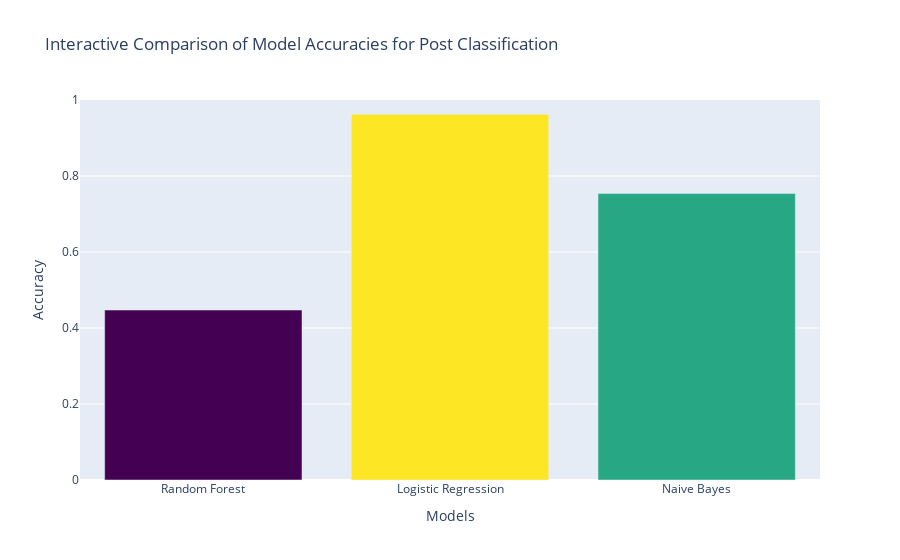

Write notebook code for a chart like this one.
### Markdown cell above
### Model Comparison

### Code cell
import plotly.express as px

# Model names and their accuracies
models = ['Random Forest', 'Logistic Regression', 'Naive Bayes']
accuracies = [0.4471981853314291, 0.9625677365568988, 0.7541796185835503]

# Creating the interactive bar plot with Plotly
fig = px.bar(
    x=models, 
    y=accuracies, 
    color=accuracies,
    color_continuous_scale=px.colors.sequential.Viridis,
    labels={'x': 'Models', 'y': 'Accuracy'},
    title='Interactive Comparison of Model Accuracies for Post Classification'
)

# Enhancing the plot
fig.update_layout(
    xaxis_title='Models',
    yaxis_title='Accuracy',
    yaxis=dict(range=[0, 1]),
    coloraxis_showscale=False
)

# Show the plot
fig.show()

### Figure 1 — Plotly figure (JSON) as saved in the notebook; plotly's stock layout.template omitted (floating-point values rounded to 4 significant figures)
{"data": [{"alignmentgroup": "True", "hovertemplate": "Models=%{x}<br>Accuracy=%{y}<br>color=%{marker.color}<extra></extra>", "legendgroup": "", "marker": {"color": [0.4472, 0.9626, 0.7542], "coloraxis": "coloraxis", "pattern": {"shape": ""}}, "name": "", "offsetgroup": "", "orientation": "v", "showlegend": false, "textposition": "auto", "type": "bar", "x": ["Random Forest", "Logistic Regression", "Naive Bayes"], "xaxis": "x", "y": [0.4472, 0.9626, 0.7542], "yaxis": "y"}], "layout": {"autosize": true, "barmode": "relative", "coloraxis": {"colorbar": {"title": {"text": "color"}}, "colorscale": [[0, "#440154"], [0.1111, "#482878"], [0.2222, "#3e4989"], [0.3333, "#31688e"], [0.4444, "#26828e"], [0.5556, "#1f9e89"], [0.6667, "#35b779"], [0.7778, "#6ece58"], [0.8889, "#b5de2b"], [1, "#fde725"]], "showscale": false}, "legend": {"tracegroupgap": 0}, "title": {"text": "Interactive Comparison of Model Accuracies for Post Classification"}, "xaxis": {"anchor": "y", "autorange": true, "domain": [0, 1], "range": [-0.5, 2.5], "title": {"text": "Models"}, "type": "category"}, "yaxis": {"anchor": "x", "domain": [0, 1], "range": [0, 1], "title": {"text": "Accuracy"}, "type": "linear"}}}
